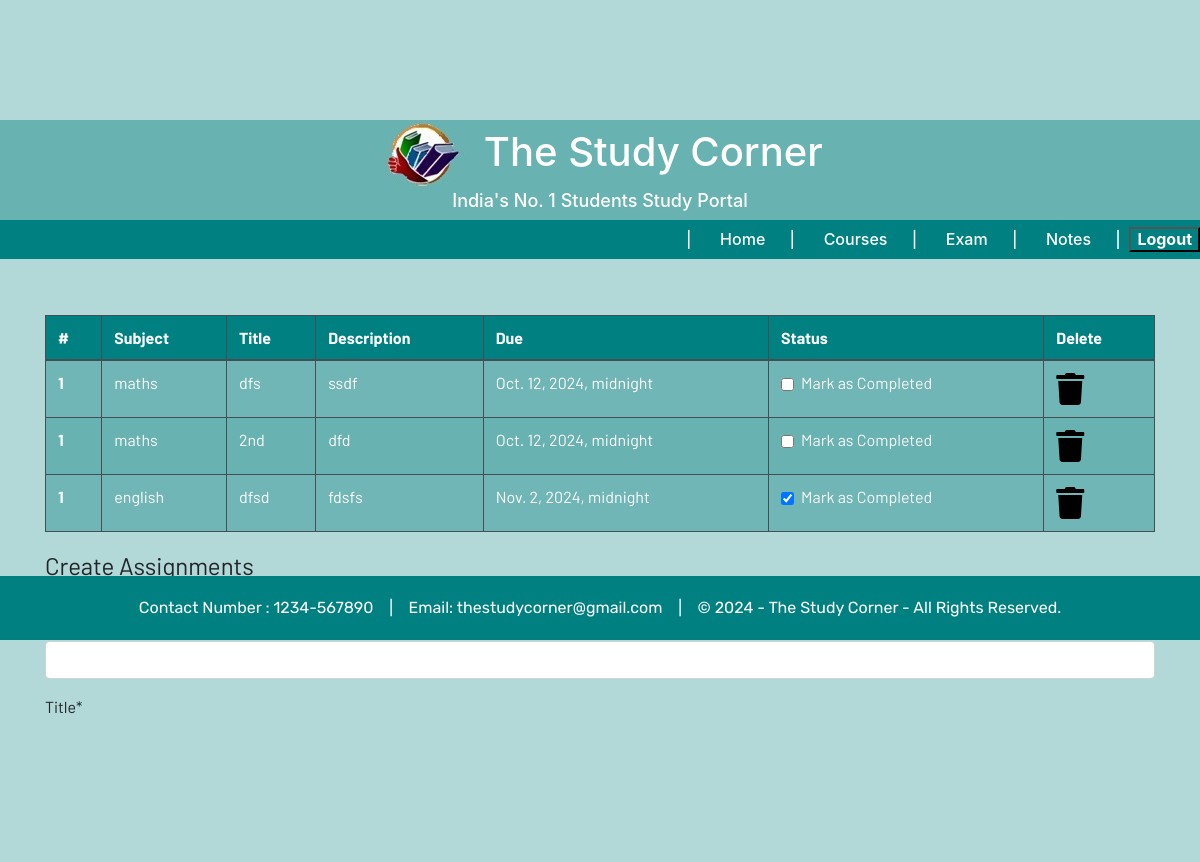
The app's page /user/assignment (signed in) with its own data.
### PortalApp/models.py (models this page shows, shortened)
class Assignments(models.Model):
    user = models.ForeignKey(User,on_delete=models.CASCADE)
    subject = models.CharField(max_length=100)
    title = models.CharField(max_length=100)
    description = models.TextField()
    due = models.DateTimeField()
    finished = models.BooleanField(default=False)
    class Meta:
        verbose_name = 'assignments'
        verbose_name_plural = 'assignments'

### PortalApp/views.py (the view)
# urls.py: path('assignment', views.assigments, name='assignment'),
@login_required
def assigments(request):
    if request.method == 'POST':
        form = AssignmentForms(request.POST)
        if form.is_valid():
            finished = request.POST.get('finished') == 'on'
            assign = Assignments(
                user= request.user,
                subject = request.POST['subject'],
                title = request.POST['title'],
                description = request.POST['description'],
                due = request.POST['due'],
                finished = finished
            )
            assign.save()
            messages.success(request, f"Assignments added from {request.user.username} Successfully !")
            return redirect('assignment')
    else:
        form = AssignmentForms()
    assign = Assignments.objects.filter(user = request.user)
    assign_done = not assign
    context = {
        'assignments' : assign,
        'assign_done' : assign_done,
        'form' : form,
    }
    return render(request,'assignment.html',context=context)

### PortalApp/forms.py
class AssignmentForms(forms.ModelForm):
    class Meta:
        model = Assignments
        fields = ['subject','title','description','due','finished']
        widgets = {
                    'due' : DateInput(),
                }

### templates/assignment.html (shortened to what this page needs)
{% extends 'base.html' %}
{% load static %}
{% load crispy_forms_tags %}
{% block content %}
<div class="container">
    {% if not assign_done%}
    <table class="table table-striped table-bordered table-hover table-dark" >
        <thead style = "background-color: #008080;">
            <tr>
                <th scope="col">#</th>
                <th scope="col">Subject</th>
                <th scope="col">Title</th>
                <th scope="col">Description</th>
                <th scope="col">Due</th>
                <th scope="col">Status</th>
                <th scope="col">Delete</th>
            </tr>
        </thead>
        <tbody style = "background-color: #68b2b2;">
            {% for ass in assignments %}
            <tr>
                <th scope="row">1</th>
                <td>{{ ass.subject }}</td>
                <td>{{ ass.title }}</td>
                <td>{{ ass.description }}</td>
                <td>{{ ass.due }}</td>
                <td>
                     <a href="{% url 'update_assignment' ass.id %}">
                        <div class="form-check">
                             <input class="form-check-input" type="checkbox" onclick="location.href='update_assignment/{{ass.id}}'" {% if ass.finished %} checked {%endif%}>
                            <label class="form-check-label text-light" for="flexCheckDefault">
                                Mark as Completed
                            </label>
                        </div>
                    </a>
                </td>
                <td><a href="{% url 'delete_assignments' ass.id %}"><i class="fa fa-trash fa-2x"></i></a></td>
            </tr>
            {% endfor %}
        </tbody>
    </table>
    {% else %}
    <h4>All Assignments are completed!! Create to have more!!</h4>
    {% endif %}
</div>
<div class=" container">
    <form method="POST">
        <fieldset class="form-group">
            <legend class="border-bottom mb-4">Create Assignments</legend>
            {{ form | crispy }}
        </fieldset>
    </form>
</div>
{% endblock content %}

### templates/base.html (shortened to what this page needs)
{% load static %}
<html lang="en" >
<head>
  <link rel="stylesheet" href="https://stackpath.bootstrapcdn.com/bootstrap/4.3.1/css/bootstrap.min.css"
 />
  <link rel="stylesheet" href="https://use.fontawesome.com/releases/v5.7.2/css/all.css"
 />
  <link rel="stylesheet" href="{% static 'css/main.css' %}" />
</head>
<body style=" margin:auto; height: 100%; overflow:auto; background-color:#b2d8d8;">
<header style="background: #68b2b2; z-index:100; position: stick; top:0; left:0;width: 100%;  ">
        <h1 style="text-align:center; color:#fff;">
            <img src="{% static 'images/bk.jpeg' %}" >
            The Study Corner
    <marquee style="color:#fff; font-size: 18px;">India's No. 1 Students Study Portal</marquee>
            </h1>
    <nav style="text-align:right; background-color: #008080; color:#fff; ">
        <h6>&nbsp;|&nbsp;
        {% if user.is_authenticated %}
             {% if user.is_superuser %}
                <a href="{% url 'admin_home' %}" style="color:#fff;">Home</a>&nbsp;|&nbsp;
                <a href="{% url 'course_list' %}" style="color:#fff;">Courses </a>&nbsp;|&nbsp;
                <a href="{% url 'admin_quiz_list' %}" style="color:#fff;">Exam </a>&nbsp;|&nbsp;
                <a href="{% url 'notes' %}" style="color:#fff;">Notes </a>&nbsp;|&nbsp;
            {% endif %}
                  <form action="{% url 'logout' %}" method="post" style="display: inline;">
                      <button style="background-color: #008080; color:#fff; font-weight:bold; " type="submit">Logout</button>
                  </form>
	  {% else %}
        <a  href="{% url 'register' %}" style="color:#fff;" >Register</a>&nbsp;|&nbsp;
        <a  href="{% url 'login' %}" style="color:#fff;">Login</a>&nbsp;|&nbsp;
      {% endif %}
    </h6>
    </nav>
    </header>
  <br /><br />
  <main style="margin: auto; overflow: auto; height:100%;">
  <div>
    {% block content %}
    {% endblock content %}
    </div>
  </main>
  <br /><br />
  <footer style="background: #008080; color:#fff; z-index:100; width: 100%;  text-align:center; left:0; bottom: 0; position:sticky;">
      Contact Number : 1234-567890 &nbsp;&nbsp; | &nbsp;&nbsp;
      Email: thestudycorner@gmail.com &nbsp;&nbsp; | &nbsp;&nbsp;
      &copy; 2024 - The Study Corner - All Rights Reserved.
  </footer>
</body>
</html>

### static/css/main.css (style rules this page uses)
html { scroll-behavior: smooth; height: 100%; width: 100%; }
main { font-family: Barlow, Quicksand, Rubik, sans-serif, serif, 'Times New Roman', Times, serif !important; }
footer { background: #008080; color: #fff; text-align: center; padding: 20px; position: fixed; width: 100%; bottom: 0; z-index:1; font-family: Rubik, sans-serif, serif, 'Times New Roman', Times, serif; }
a { text-decoration: none !important; color: black; }
html, body { max-width: 100%; overflow-x: hidden; height: 100%; width: 100%; padding-top: 60px; padding-bottom: 80px; overflow-y: scroll; }
body { background-color: #b2d8d8; overflow-x: auto; background-repeat: no-repeat; }
.fa { color: black; }
nav a { color: #fff; text-decoration: none; padding: 10px 20px; display: inline-block; }

### records on screen
Assignments: subject "maths", title "dfs", description "ssdf", due "Oct. 12, 2024, midnight"
Assignments: subject "maths", title "2nd", description "dfd", due "Oct. 12, 2024, midnight"
Assignments: subject "english", title "dfsd", description "fdsfs", due "Nov. 2, 2024, midnight", finished "☑"
